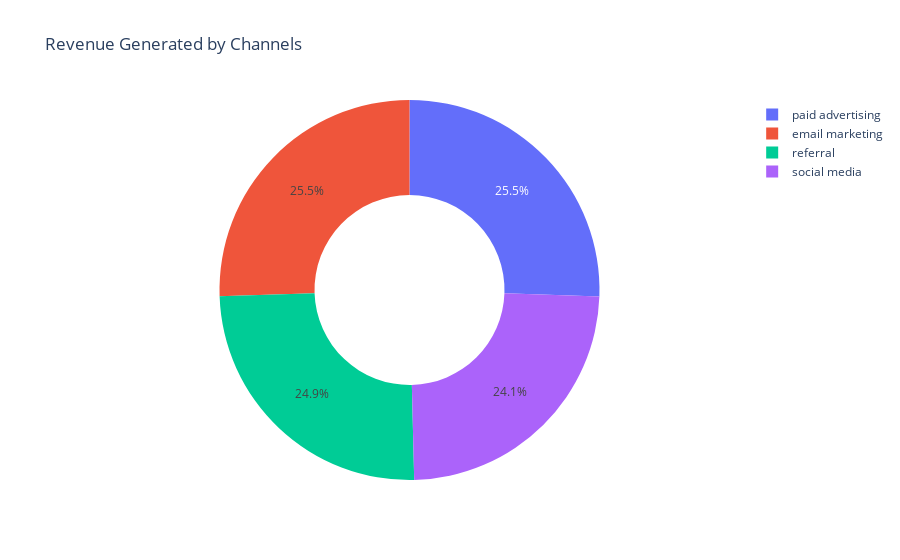

This figure's notebook cell:
### Code cell
import plotly.express as px

fig = px.pie(
    Revenue_by_channels,
    values='revenue',
    names='channel',hole=0.5,
    title='Revenue Generated by Channels'
)



fig.show()

### Figure 1 — Plotly figure (JSON) as saved in the notebook; plotly's stock layout.template omitted (floating-point values rounded to 4 significant figures)
{"data": [{"domain": {"x": [0, 1], "y": [0, 1]}, "hole": 0.5, "hovertemplate": "channel=%{label}<br>revenue=%{value}<extra></extra>", "labels": ["email marketing", "paid advertising", "referral", "social media"], "legendgroup": "", "name": "", "showlegend": true, "type": "pie", "values": [2826.0, 2827.0, 2751.0, 2663.0]}], "layout": {"legend": {"tracegroupgap": 0}, "title": {"text": "Revenue Generated by Channels"}}}
